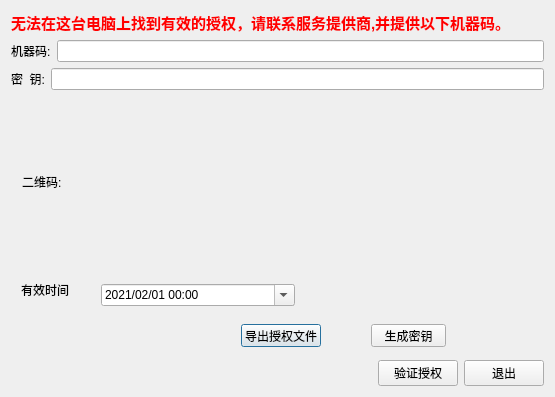
<?xml version="1.0" encoding="UTF-8"?>
<ui version="4.0">
 <class>VGLicenseFailedDialog</class>
 <widget class="QDialog" name="VGLicenseFailedDialog">
  <property name="geometry">
   <rect>
    <x>0</x>
    <y>0</y>
    <width>555</width>
    <height>380</height>
   </rect>
  </property>
  <property name="windowTitle">
   <string>授权</string>
  </property>
  <property name="windowIcon">
   <iconset>
    <normaloff>:/Resource/icon/database.png</normaloff>:/Resource/icon/database.png</iconset>
  </property>
  <layout class="QVBoxLayout" name="verticalLayout">
   <item>
    <widget class="QLabel" name="labelTip">
     <property name="palette">
      <palette>
       <active>
        <colorrole role="WindowText">
         <brush brushstyle="SolidPattern">
          <color alpha="255">
           <red>255</red>
           <green>0</green>
           <blue>0</blue>
          </color>
         </brush>
        </colorrole>
       </active>
       <inactive>
        <colorrole role="WindowText">
         <brush brushstyle="SolidPattern">
          <color alpha="255">
           <red>255</red>
           <green>0</green>
           <blue>0</blue>
          </color>
         </brush>
        </colorrole>
       </inactive>
       <disabled>
        <colorrole role="WindowText">
         <brush brushstyle="SolidPattern">
          <color alpha="255">
           <red>120</red>
           <green>120</green>
           <blue>120</blue>
          </color>
         </brush>
        </colorrole>
       </disabled>
      </palette>
     </property>
     <property name="font">
      <font>
       <pointsize>11</pointsize>
       <weight>75</weight>
       <bold>true</bold>
      </font>
     </property>
     <property name="text">
      <string>无法在这台电脑上找到有效的授权，请联系服务提供商,并提供以下机器码。</string>
     </property>
    </widget>
   </item>
   <item>
    <layout class="QHBoxLayout" name="horizontalLayout">
     <item>
      <widget class="QLabel" name="label">
       <property name="text">
        <string>机器码:</string>
       </property>
      </widget>
     </item>
     <item>
      <widget class="QLineEdit" name="lineEditCode">
       <property name="text">
        <string/>
       </property>
       <property name="readOnly">
        <bool>false</bool>
       </property>
      </widget>
     </item>
    </layout>
   </item>
   <item>
    <layout class="QHBoxLayout" name="horizontalLayout_5">
     <item>
      <widget class="QLabel" name="label_4">
       <property name="text">
        <string>密  钥:</string>
       </property>
      </widget>
     </item>
     <item>
      <widget class="QLineEdit" name="lineEditKey">
       <property name="text">
        <string/>
       </property>
       <property name="readOnly">
        <bool>false</bool>
       </property>
      </widget>
     </item>
    </layout>
   </item>
   <item>
    <widget class="QFrame" name="frameQRCode">
     <layout class="QHBoxLayout" name="horizontalLayout_3">
      <item>
       <widget class="QLabel" name="labelQRC_2">
        <property name="text">
         <string>二维码:</string>
        </property>
       </widget>
      </item>
      <item>
       <widget class="QLabel" name="labelQRC">
        <property name="sizePolicy">
         <sizepolicy hsizetype="Fixed" vsizetype="Fixed">
          <horstretch>0</horstretch>
          <verstretch>0</verstretch>
         </sizepolicy>
        </property>
        <property name="minimumSize">
         <size>
          <width>150</width>
          <height>150</height>
         </size>
        </property>
        <property name="maximumSize">
         <size>
          <width>150</width>
          <height>150</height>
         </size>
        </property>
        <property name="text">
         <string/>
        </property>
        <property name="scaledContents">
         <bool>true</bool>
        </property>
       </widget>
      </item>
      <item>
       <spacer name="horizontalSpacer_2">
        <property name="orientation">
         <enum>Qt::Horizontal</enum>
        </property>
        <property name="sizeHint" stdset="0">
         <size>
          <width>40</width>
          <height>20</height>
         </size>
        </property>
       </spacer>
      </item>
     </layout>
    </widget>
   </item>
   <item>
    <widget class="QWidget" name="widgetExpiration" native="true">
     <property name="minimumSize">
      <size>
       <width>0</width>
       <height>80</height>
      </size>
     </property>
     <widget class="QDateTimeEdit" name="dateTimeEditExpirationDateTime">
      <property name="geometry">
       <rect>
        <x>90</x>
        <y>10</y>
        <width>194</width>
        <height>22</height>
       </rect>
      </property>
      <property name="date">
       <date>
        <year>2021</year>
        <month>2</month>
        <day>1</day>
       </date>
      </property>
      <property name="displayFormat">
       <string>yyyy/MM/dd HH:mm</string>
      </property>
      <property name="calendarPopup">
       <bool>true</bool>
      </property>
     </widget>
     <widget class="QLabel" name="label_2">
      <property name="geometry">
       <rect>
        <x>10</x>
        <y>10</y>
        <width>54</width>
        <height>12</height>
       </rect>
      </property>
      <property name="text">
       <string>有效时间</string>
      </property>
     </widget>
     <widget class="QPushButton" name="pushButtonGenerateLicenseFile">
      <property name="geometry">
       <rect>
        <x>230</x>
        <y>50</y>
        <width>80</width>
        <height>23</height>
       </rect>
      </property>
      <property name="text">
       <string>导出授权文件</string>
      </property>
     </widget>
     <widget class="QPushButton" name="pushButtonGenerateLicenseKey">
      <property name="geometry">
       <rect>
        <x>360</x>
        <y>50</y>
        <width>75</width>
        <height>23</height>
       </rect>
      </property>
      <property name="text">
       <string>生成密钥</string>
      </property>
     </widget>
    </widget>
   </item>
   <item>
    <layout class="QHBoxLayout" name="horizontalLayout_2">
     <item>
      <spacer name="horizontalSpacer">
       <property name="orientation">
        <enum>Qt::Horizontal</enum>
       </property>
       <property name="sizeHint" stdset="0">
        <size>
         <width>40</width>
         <height>20</height>
        </size>
       </property>
      </spacer>
     </item>
     <item>
      <widget class="QPushButton" name="pushButtonApplyLicenseKey">
       <property name="text">
        <string>验证授权</string>
       </property>
      </widget>
     </item>
     <item>
      <widget class="QPushButton" name="pushButton">
       <property name="text">
        <string>退出</string>
       </property>
      </widget>
     </item>
    </layout>
   </item>
  </layout>
 </widget>
 <layoutdefault spacing="6" margin="11"/>
 <resources/>
 <connections>
  <connection>
   <sender>pushButton</sender>
   <signal>clicked()</signal>
   <receiver>VGLicenseFailedDialog</receiver>
   <slot>reject()</slot>
   <hints>
    <hint type="sourcelabel">
     <x>542</x>
     <y>228</y>
    </hint>
    <hint type="destinationlabel">
     <x>555</x>
     <y>216</y>
    </hint>
   </hints>
  </connection>
 </connections>
</ui>
